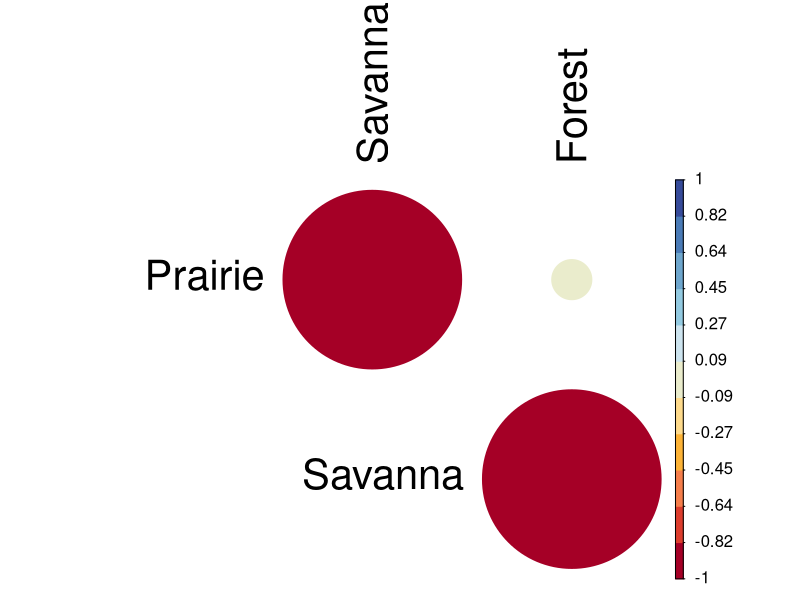
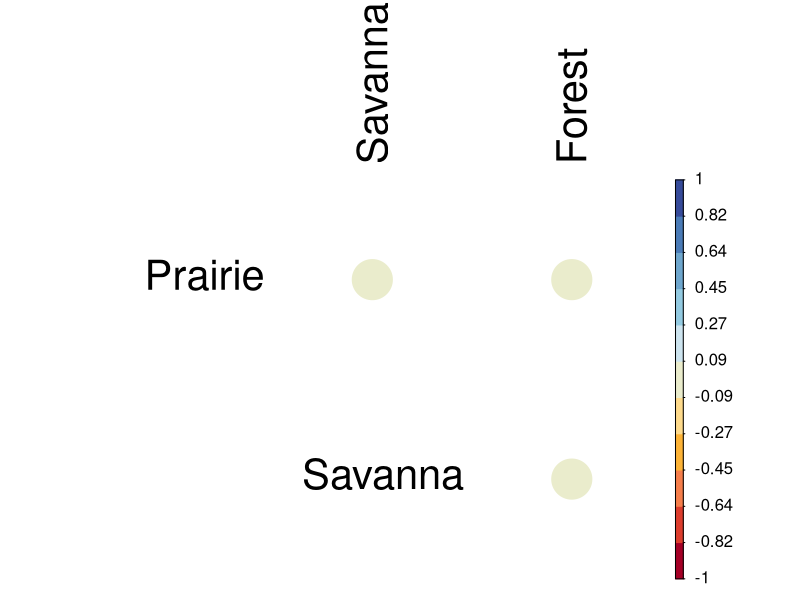

Reproduce these figures in R, in order. (Note: this script raises an error after producing the figures.)
library(corrplot)

#Version for 1:1 residual correlations
#mat.data1 <- c(1, 0.05, 0.05, 0.05, 1, 0.05, 0.05, 0.05, 1)

#Version for non 1:1 residual correlations
mat.data1 <- c(1, -0.99, 0.05, -0.99, 1, -0.99, 0.05, -0.99, 1)


mat1 <- matrix(mat.data1, nrow = 3, ncol = 3)
#View(mat1)
colnames(mat1) <- c("Prairie", "Savanna", "Forest")
rownames(mat1) <- c("Prairie", "Savanna", "Forest")
# Remove diagonals to improve visualization
mat1[mat1 == 1] <- NA

# Specify color palette
pal <- c('#364b9a', '#4a7bb7', '#6ea6cd', '#93cae1', '#cde4ef', 
         '#eaeccc', '#feda8b', '#fdb336', '#f67e4b', '#dd3d2d', '#a50026')
# Plot
corrplot(mat1, diag = F, type = 'upper', method = c("circle"), tl.col = 'black', col = rev(pal), cl.cex = 1, tl.cex =2.5, cl.align.text = 'l', addgrid.col = NA)

#Version for  1:1 residual correlations
mat.data2 <- c(0.05, 0.05, 0.05, 0.05, 0.05, 0.05, 0.05, 0.05, 0.05)


mat2 <- matrix(mat.data2, nrow = 3, ncol = 3)
#View(mat1)
colnames(mat2) <- c("Prairie", "Savanna", "Forest")
rownames(mat2) <- c("Prairie", "Savanna", "Forest")
# Remove diagonals to improve visualization
mat2[mat2 == 1] <- NA

# Specify color palette

pal <- c('#364b9a', '#4a7bb7', '#6ea6cd', '#93cae1', '#cde4ef', 
         '#eaeccc', '#feda8b', '#fdb336', '#f67e4b', '#dd3d2d', '#a50026')
# Plot
corrplot(mat2, diag = F, type = 'upper', method = c("circle"), tl.col = 'black', col = rev(pal), cl.cex = 1, tl.cex =2.5, cl.align.text = 'l', addgrid.col = NA)










#x2 <- structure * rnorm(1, -.3, .2) + rnorm(1, .8, .2)
structure2 <- structure * .9 + .15
x3 <- x2 * .15 + .5
plot(c(structure + .9, structure2), c(x2, x3))
